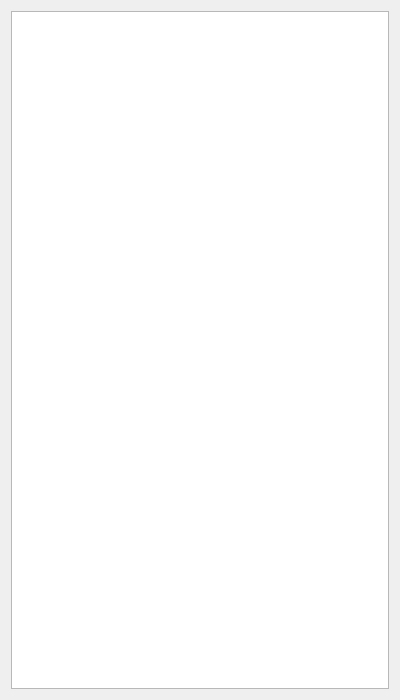
<?xml version="1.0" encoding="UTF-8"?>
<ui version="4.0">
 <class>CAddressListViewWnd</class>
 <widget class="QMdiSubWindow" name="CAddressListViewWnd">
  <property name="geometry">
   <rect>
    <x>0</x>
    <y>0</y>
    <width>400</width>
    <height>700</height>
   </rect>
  </property>
  <property name="windowTitle">
   <string>CAddressListViewWnd</string>
  </property>
  <layout class="QGridLayout" name="gridLayout">
   <item row="0" column="0">
    <widget class="QTableView" name="addressListView">
     <attribute name="horizontalHeaderHighlightSections">
      <bool>true</bool>
     </attribute>
     <attribute name="horizontalHeaderStretchLastSection">
      <bool>true</bool>
     </attribute>
    </widget>
   </item>
  </layout>
 </widget>
 <customwidgets>
  <customwidget>
   <class>QMdiSubWindow</class>
   <extends>QWidget</extends>
   <header>qmdisubwindow.h</header>
   <container>1</container>
  </customwidget>
 </customwidgets>
 <resources/>
 <connections/>
</ui>
